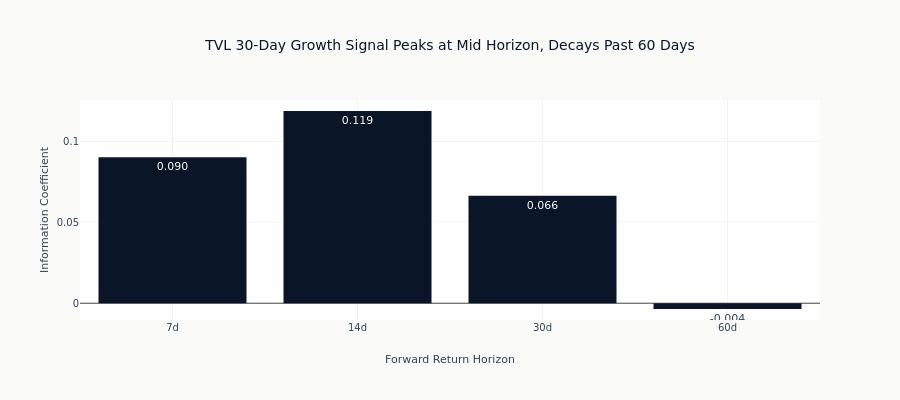

Notebook code for this chart:
### Code cell
# Visualize IC by horizon (signal decay)
pivot_data = ic_df.filter(pl.col("signal") == "tvl_growth_30d")

fig = go.Figure()
fig.add_trace(
    go.Bar(
        x=[h.replace("fwd_return_", "") for h in pivot_data["horizon"]],
        y=pivot_data["IC"],
        text=[f"{ic:.3f}" if ic is not None else "N/A" for ic in pivot_data["IC"]],
        textposition="auto",
        marker_color=COLORS["blue"],
    )
)

fig.update_layout(
    title="TVL 30-Day Growth Signal Peaks at Mid Horizon, Decays Past 60 Days",
    xaxis_title="Forward Return Horizon",
    yaxis_title="Information Coefficient",
    height=400,
)
fig.show()

### Figure 1 — Plotly figure (JSON) as saved in the notebook; plotly's stock layout.template omitted (floating-point values rounded to 4 significant figures)
{"data": [{"marker": {"color": "#0a1628"}, "text": ["0.090", "0.119", "0.066", "-0.004"], "textposition": "auto", "type": "bar", "x": ["7d", "14d", "30d", "60d"], "y": [0.09013, 0.1188, 0.06648, -0.003566]}], "layout": {"height": 400, "title": {"text": "TVL 30-Day Growth Signal Peaks at Mid Horizon, Decays Past 60 Days"}, "xaxis": {"title": {"text": "Forward Return Horizon"}}, "yaxis": {"title": {"text": "Information Coefficient"}}}}
